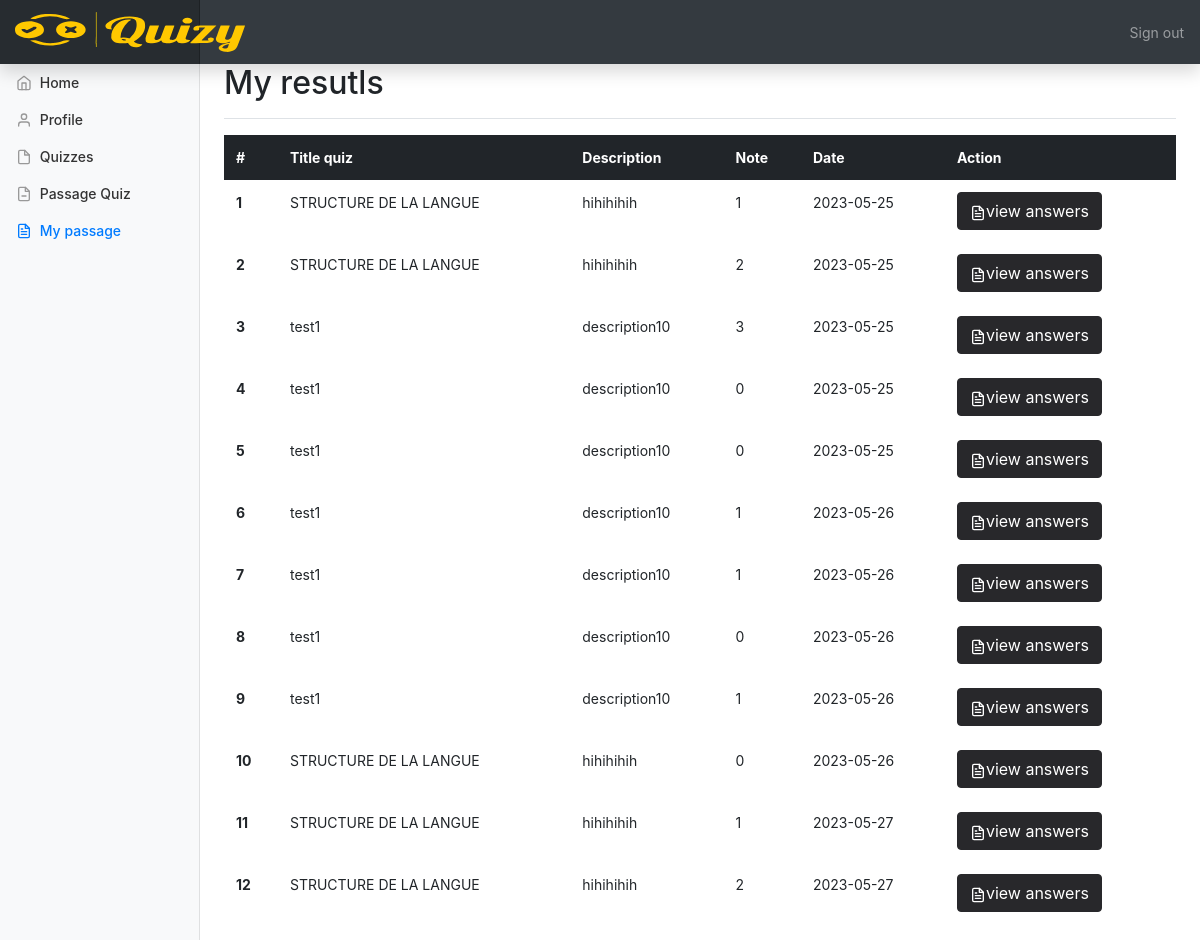
The app's page /Layout/myquizpass.php (signed in) with its own data.
### tables this page shows
CREATE TABLE `pass_quiz` (
  `id_pass` int(11) NOT NULL,
  `id_user` int(11) DEFAULT NULL,
  `id_quiz` int(11) DEFAULT NULL,
  `date` date DEFAULT NULL,
  `note` int(11) DEFAULT NULL
);

CREATE TABLE `quiz` (
  `id_quiz` int(11) NOT NULL,
  `id_user` int(11) DEFAULT NULL,
  `title_quiz` varchar(255) DEFAULT NULL,
  `situation_quiz` int(11) DEFAULT NULL,
  `url_quiz` varchar(255) DEFAULT NULL,
  `quiz_duration` time DEFAULT NULL,
  `quiz_description` text DEFAULT NULL,
  `image` varchar(255) DEFAULT NULL
);

### includes/myquizpassmain.php (the view)
<main role="main" class="col-md-9 ml-sm-auto col-lg-10 px-4">
    <div class="d-flex justify-content-between flex-wrap flex-md-nowrap align-items-center pt-3 pb-2 mb-3 border-bottom">
        <h1 class="h2">My resutls</h1>
    </div>
    <div>
        <table class="table table-borderless">
            <thead class="table-dark ">
                <tr>
                    <th scope="col">#</th>
                    <th scope="col">Title quiz</th>
                    <th scope="col">Description</th>
                    <th scope="col">Note</th>
                    <th scope="col">Date</th>
                    <th scope="col">Action</th>
                </tr>
            </thead>
            <tbody>
                <?php
                $i = 0;
                foreach ($quizs as $quiz) {
                    $i++;
                    ?>
                              <tr>
                                <th scope="row"><?php echo $i?></th>
                                <td><?php echo $quiz['title_quiz']?></td>
                                <td><?php echo $quiz['quiz_description']?></td>
                                <td><?php echo $quiz['note']?></td>
                                <td><?php echo $quiz['date']?></td>
                                <td>
                                <a class="btn btn-danger text-white" style="background-color: #28282B; border-color: #28282B;" href="../includes/ViewAnswersUser.php?id_Quiz=<?php echo $quiz['id_quiz']?>&id_user=<?php echo $_SESSION['id_user']?>&id_passQuiz=<?php echo $quiz['id_pass']?>&activeMarke=mypassage"><span class="text-white" data-feather="file-text"></span>view answers</a>
                                </td>
                              </tr>
               <?php
                }
                ?>
            </tbody>
        </table>
    </div>
</main>

### css/dashboard.css (style rules this page uses)
body { font-size: .875rem; }
.feather { width: 16px; height: 16px; vertical-align: text-bottom; }
[role="main"] { padding-top: 48px; }

### records on screen
pass_quiz: id_quiz.title_quiz "STRUCTURE DE LA LANGUE", id_quiz.quiz_description "hihihihih", note "1", date "2023-05-25"
pass_quiz: id_quiz.title_quiz "STRUCTURE DE LA LANGUE", id_quiz.quiz_description "hihihihih", note "2", date "2023-05-25"
pass_quiz: id_quiz.title_quiz "test1", id_quiz.quiz_description "description10", note "3", date "2023-05-25"
pass_quiz: id_quiz.title_quiz "test1", id_quiz.quiz_description "description10", note "0", date "2023-05-25"
pass_quiz: id_quiz.title_quiz "test1", id_quiz.quiz_description "description10", note "0", date "2023-05-25"
pass_quiz: id_quiz.title_quiz "test1", id_quiz.quiz_description "description10", note "1", date "2023-05-26"
pass_quiz: id_quiz.title_quiz "test1", id_quiz.quiz_description "description10", note "1", date "2023-05-26"
pass_quiz: id_quiz.title_quiz "test1", id_quiz.quiz_description "description10", note "0", date "2023-05-26"
pass_quiz: id_quiz.title_quiz "test1", id_quiz.quiz_description "description10", note "1", date "2023-05-26"
pass_quiz: id_quiz.title_quiz "STRUCTURE DE LA LANGUE", id_quiz.quiz_description "hihihihih", note "0", date "2023-05-26"
pass_quiz: id_quiz.title_quiz "STRUCTURE DE LA LANGUE", id_quiz.quiz_description "hihihihih", note "1", date "2023-05-27"
pass_quiz: id_quiz.title_quiz "STRUCTURE DE LA LANGUE", id_quiz.quiz_description "hihihihih", note "2", date "2023-05-27"
